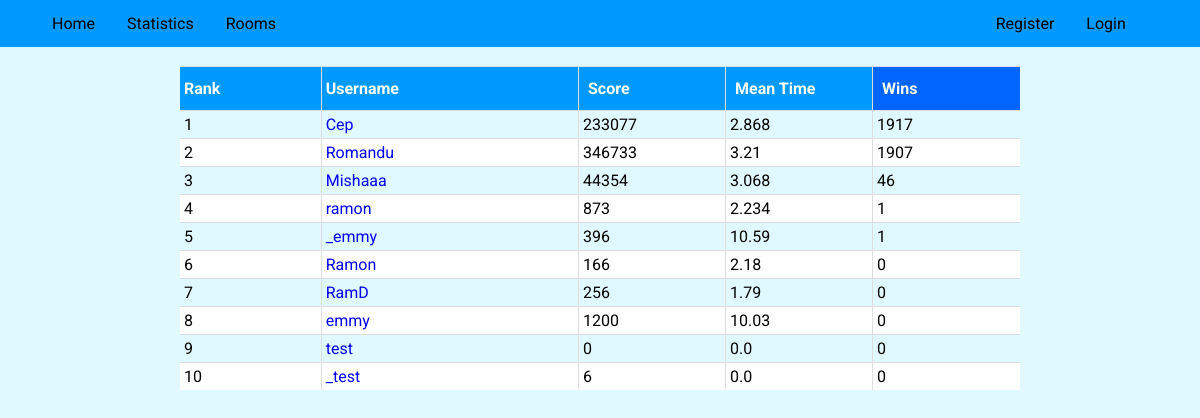
Page /leaderboards/wins on the committed database.
### tables this page shows
CREATE TABLE users (userID integer PRIMARY KEY, username text, password text, Score integer DEFAULT 0, Time float DEFAULT 0, Guess_Count integer DEFAULT 0, MGT float DEFAULT 0, wins INTEGER DEFAULT 0);

### app.py (the view)
@app.route('/leaderboards/<stat>')
def leaderboards(stat):
    if stat == "MGT":
        Database = db.execute("SELECT * FROM users ORDER BY mgt ASC")
    elif stat == "wins":
        Database = db.execute("SELECT * FROM users ORDER BY wins DESC")
    else:
        Database = db.execute("SELECT * FROM users ORDER BY Score DESC")
    return render_template("leaderboards.html", Database = Database, username = session.get("username", "guest"), stat = stat, rooms = all_rooms)

### template/leaderboards.html (shortened to what this page needs)
{% extends "layout.html" %}
{% block body %}
  <br>
  <div class = table_container>
    <table id="stats_table">
    <thead>
      <tr>
        <th>Rank</th>
        <th>Username</th>
        <th style = width:17.5% id = score><a href = "{{ url_for('leaderboards', stat='Scores') }}" class='nolink'>Score</a></th>
        <th style = width:17.5% id = mgt><a href = "{{ url_for('leaderboards', stat='MGT') }}" class='nolink'>Mean Time</a></th>
        <th style = width:17.5% id = wins><a href = "{{ url_for('leaderboards', stat='wins') }}" class='nolink'>Wins</a></th>
      </tr>
    </thead>
    <tbody>
      {% for row in Database %}
        <tr>
          <td>{{ loop.index0 + 1 }}</td>
          {% if username == row.username %}
          <td><a href= "{{url_for('profile', user = row.username)}}" class = 'Users'><b>{{ row.username }}</b></a></td>
          {% else %}
          <td><a href= "{{url_for('profile', user = row.username)}}" class = 'Users'>{{ row.username }} </a></td>
          {% endif %}
          <td>{{ row.Score }} </td>
          <td>{{ row.MGT }} </td>
          <td>{{ row.wins or 0 }} </td>
        </tr>
      {% endfor %}
    </tbody>
  </table>
  </div>
{% endblock %}

### static/styles.css (style rules this page uses)
html { font-size: 100%; box-sizing: border-box; height: 100%; }
*, *::before, *::after { box-sizing: inherit; }
body { margin: 0; padding: 0; background: #e0f8ff; font-family: 'Roboto', sans-serif; min-height: 100%; }
* { box-sizing:border-box }
.table_container { width: 70%; margin: auto; overflow-y: auto; overflow-x: auto; height: 85vh; min-width: 600px; }
#stats_table { border-collapse: separate; border-spacing: 0; width: 100%; }
#stats_table td, #stats_table th { border: 1px solid #ddd; padding: 4px; border-top: 0; border-left: 0; }
#stats_table td:last-child, #stats_table th:last-child { border-right: 0; }
#stats_table tbody tr:last-child td { border-bottom: 0; }
#stats_table tr:nth-child(even) { background-color: white; }
#stats_table thead { position: sticky; top: 0; z-index: 10; }
#stats_table th { padding-top: 12px; padding-bottom: 12px; text-align: left; background-color: #0099ff; color: white; border-top: 1px solid #ddd; }
.nolink { text-decoration: none; background-color: none; color: white; padding: 5px; }
.Users { text-decoration: none; background-color: none; }

### rows in the picture
users: username "Cep", Score "233077", MGT "2.868", wins "1917"
users: username "Romandu", Score "346733", MGT "3.21", wins "1907"
users: username "Mishaaa", Score "44354", MGT "3.068", wins "46"
users: username "ramon", Score "873", MGT "2.234", wins "1"
users: username "_emmy", Score "396", MGT "10.59", wins "1"
users: username "Ramon", Score "166", MGT "2.18", wins "0"
users: username "RamD", Score "256", MGT "1.79", wins "0"
users: username "emmy", Score "1200", MGT "10.03", wins "0"
users: username "test", Score "0", MGT "0.0", wins "0"
users: username "_test", Score "6", MGT "0.0", wins "0"
